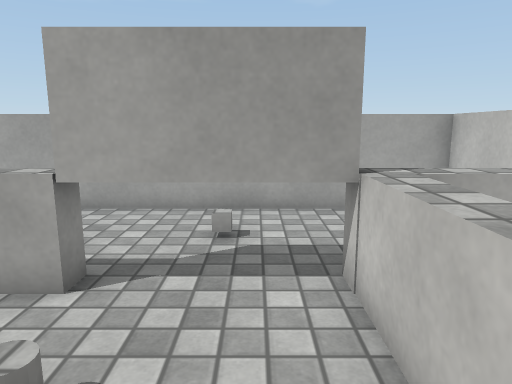
View 1 (above)

17 first-person views from a walk through a Unity game level. The camera is 1.2 m above the floor, tilts 10° down and sees 70° across. The floor is counted in squares, 0.5 m on a side. Each view is taken from the middle of a square. On the plan, view 1 faces up. The plan holds only what a view shows up to about 20 squares ahead; the rest is blank. Surface patterns are stand-ins for the level's own textures.

View 2
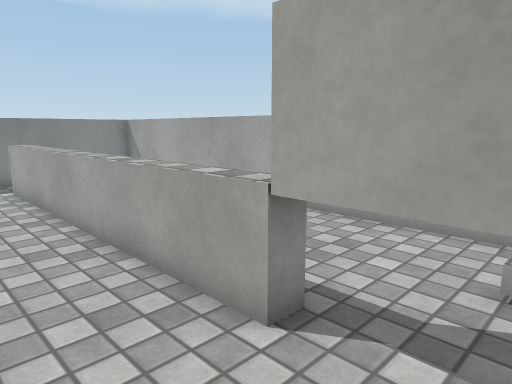

View 3
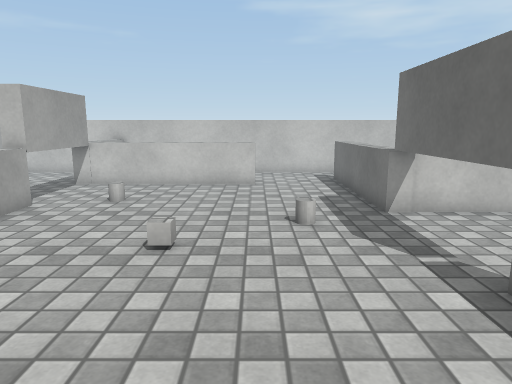

View 4
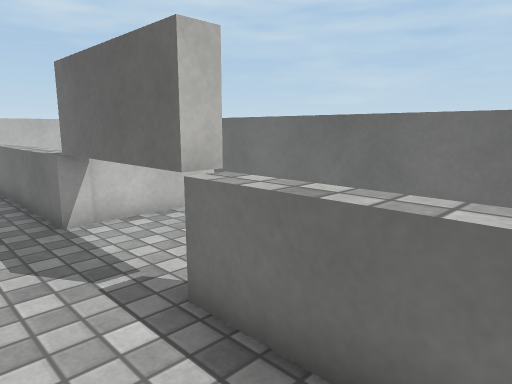

View 5
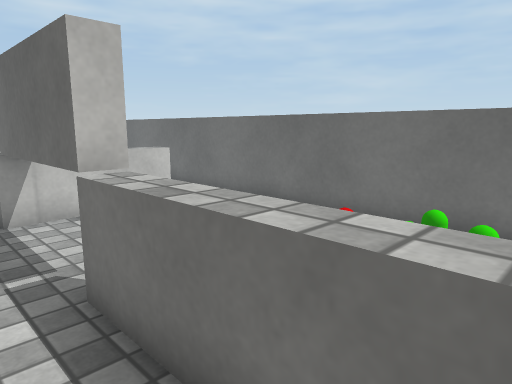

View 6
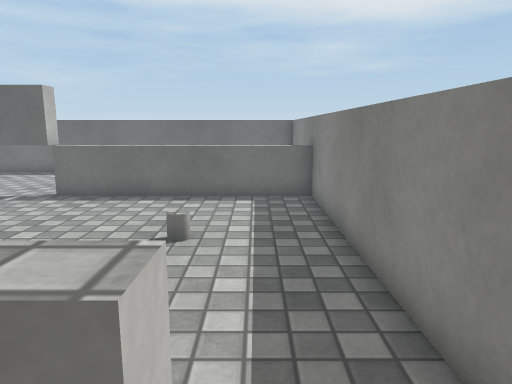

View 7
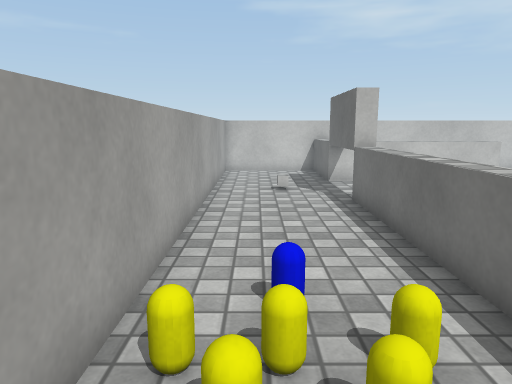

View 8
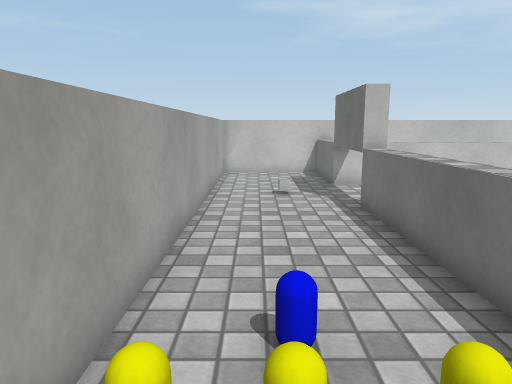

View 9
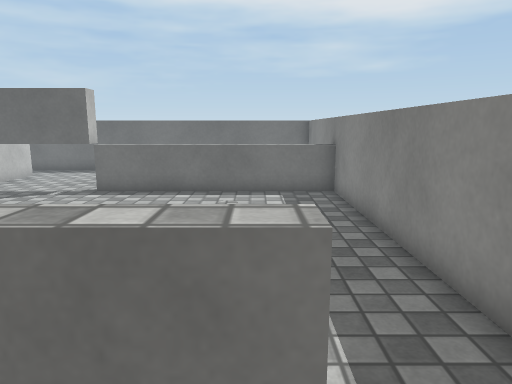

View 10
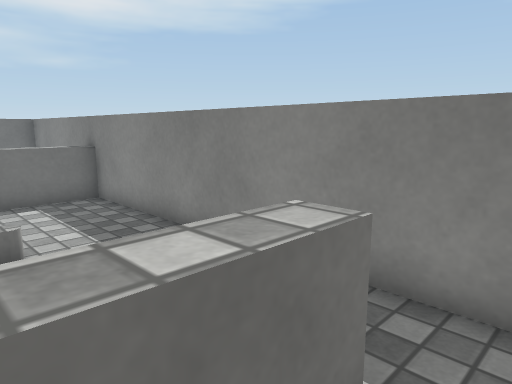

View 11
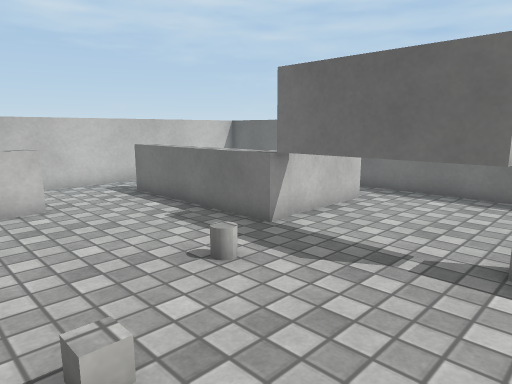

View 12
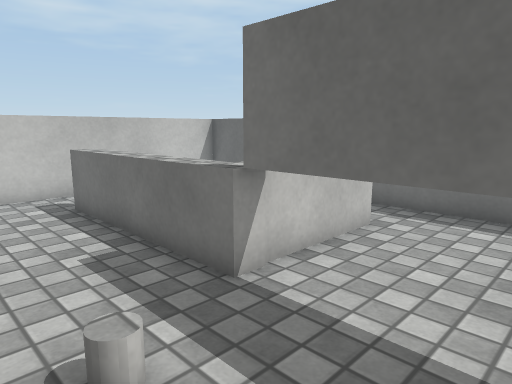

View 13
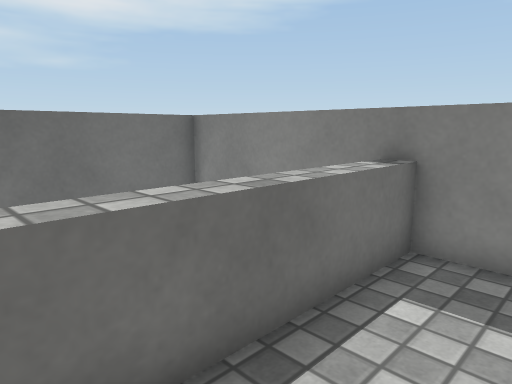

View 14
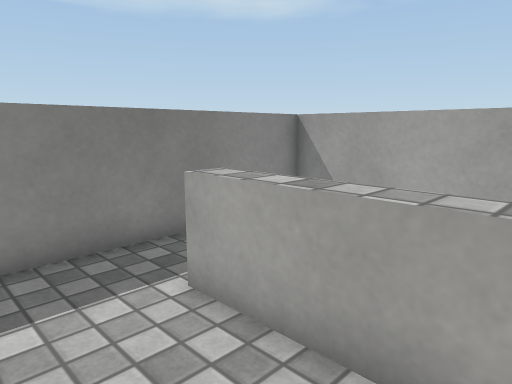

View 15
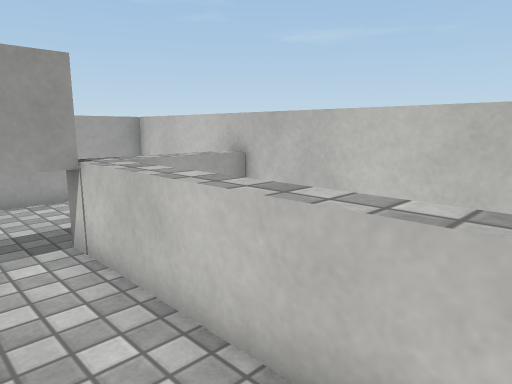

View 16
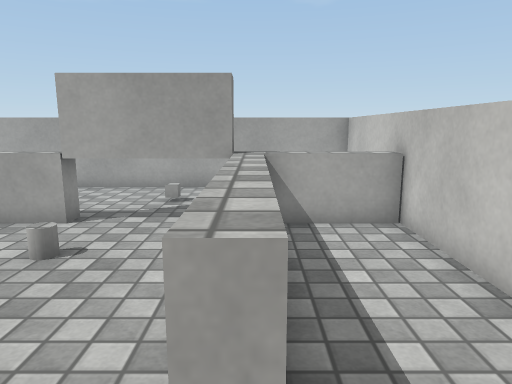

View 17
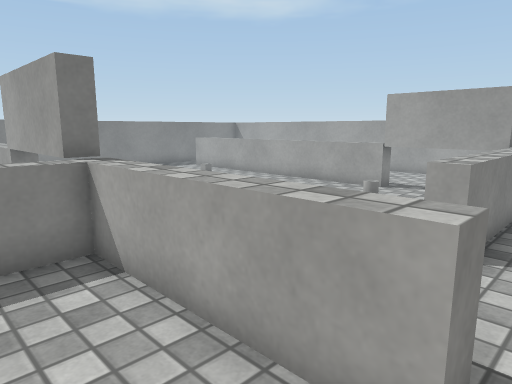

### Floor plan
Key: @ floor where view 1 was taken; # wall or solid block; x gap in a wall; . floor; ^ raised ledge; T thing the floor can be seen under or through; O other object.
Columns run from 18 left of view 1 to 6 right of it. Each row starts with its distance up from view 1.
 11 ###################
 10 #     ............ ######
  9 #  .. ..................#
  8 #  .  ..................#
  7 #..  .................. #
  6 #..^^^^^^^^^^^^TTTTT^^^^#
  5 #..^^^^^^^^^^^^^TTTT^^^^#
  4 #...................^...#
  3 #....    ...........^...#
  2 #...   . ...........^...#
  1 #....  .............^...#
  0 #....  ....O......@.^...#
 -1 #...................^...#
 -2 #...................^...#
 -3 #.......................#
 -4 #.......................#
 -5 #.......................#
 -6 ^^^^^^^^^^TTT##^^^^^^^..#
 -7 #        xT   ^^.....   #
 -8 #        .....^^....    #
 -9 #         ....^       . #
-10 #         ....^^        #
-11 #         ......        #
-12 #         ......        #
-13 #########################

Positions as (right, up) in squares from view 1, and headings:
1: (0, 0), facing up
2: (0, 2), facing up-left
3: (-14, -2), facing right
4: (-13, -3), facing down-right
5: (-14, -4), facing down-right
6: (-16, 7), facing down
7: (-15, 9), facing right
8: (-14, 9), facing right
9: (-15, 8), facing down
10: (-13, 7), facing down-left
11: (-10, 1), facing down-right
12: (-8, -2), facing down-right
13: (-11, -3), facing down-left
14: (-11, 2), facing up-left
15: (-1, -2), facing up-right
16: (2, -4), facing up
17: (4, -9), facing up-left
